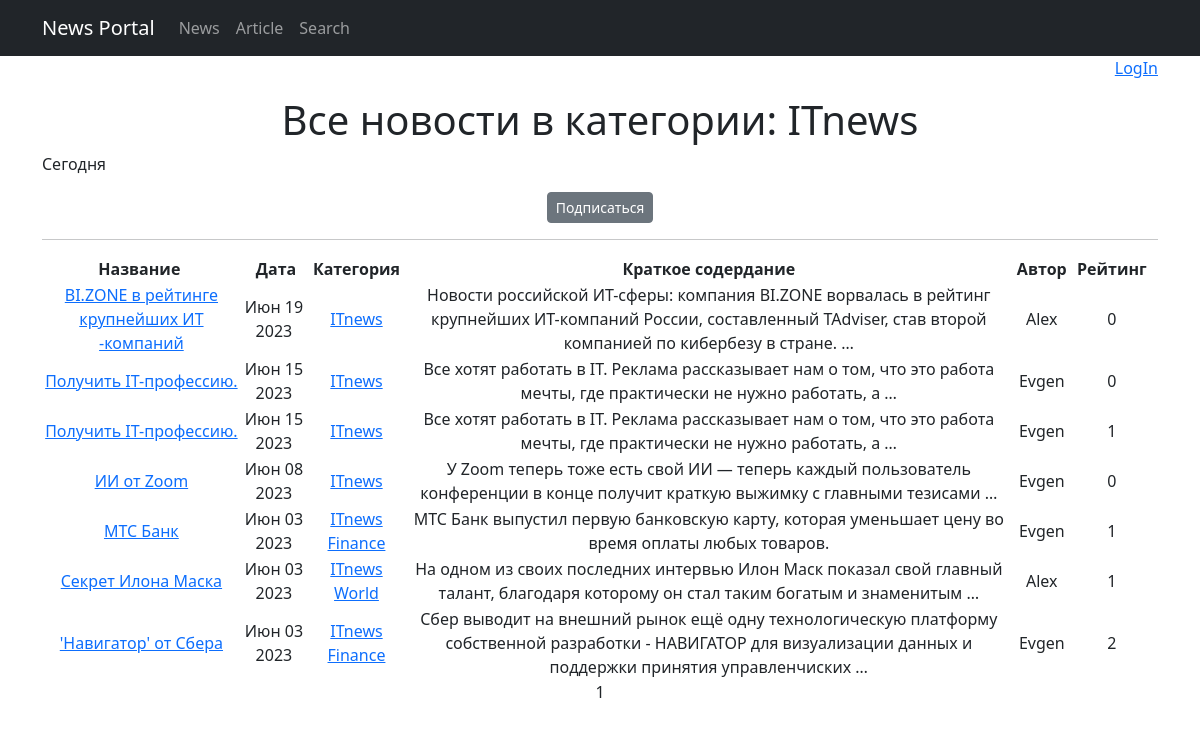
/categories/2, run on an earlier commit of the app's database.
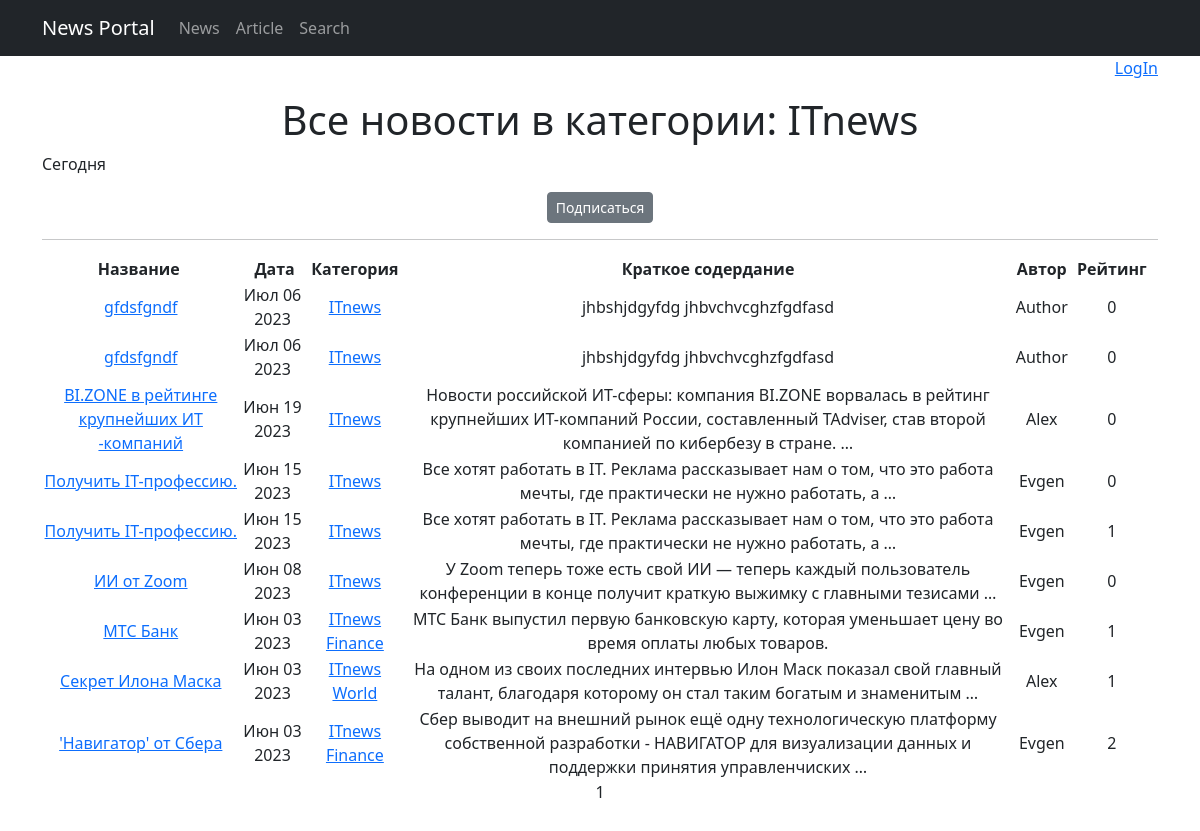
And on a later commit of the database.
### news/models.py (models this page shows, shortened)
class Post(models.Model):
    postAuthor = models.ForeignKey(Author, on_delete=models.CASCADE)
    NEWS = 'NW'
    ARTICLE = 'AR'
    choose_post = (
        (NEWS, "Новость"),
        (ARTICLE, "Статья")
    )
    postType = models.CharField(max_length=2, choices=choose_post, default=NEWS)
    date_creation = models.DateTimeField(auto_now_add=True)
    postCategory = models.ManyToManyField(Category, through='PostCategory')
    title = models.CharField(max_length=128)
    text = models.TextField()
    rating = models.SmallIntegerField(default=0)
    def get_absolute_url(self):
        return reverse('news_detail', args=[str(self.id)])

class Category(models.Model):
    category = models.CharField(max_length=64, unique=True)
    subscribers = models.ManyToManyField(User, blank=True, related_name='categories')
    def __str__(self):
        return self.category

class Author(models.Model):
    authorUser = models.OneToOneField(User, on_delete=models.CASCADE)
    rating = models.SmallIntegerField(default=0)

### news/views.py (the view)
# urls.py: path('categories/<int:pk>', Category_List_View.as_view(), name='category_list'),
class Category_List_View(ListView):
    model = Post
    template_name = 'news/category_news.html'
    context_object_name = 'category_news'
    paginate_by = 10
    def get_queryset(self):
        self.category = get_object_or_404(Category, id=self.kwargs['pk'])
        quoryset = Post.objects.filter(postCategory=self.category).order_by('-date_creation')
        return quoryset
    def get_context_data(self, **kwargs):
        context = super().get_context_data(**kwargs)
        context['is_not_subscriber'] = self.request.user not in self.category.subscribers.all()
        context['category'] = self.category
        return context

### templates/news/category_news.html (shortened to what this page needs)
{% extends 'flatpages/default.html' %}
{% load custom_filters %}
{% load custom_tegs %}
{% block content %}
{% if is_author %}
    <p style="text-align: right;">Вы вошли как автор: {{ request.user.username }}</p>
    <p style="text-align: right;"><a href="{% url 'logout' %}">LogOut</a> </p>
{% elif is_authent and not is_author %}
    <p style="text-align: right;">Вы вошли как пользователь: {{ request.user.username }}</p>
    <p style="text-align: right;"><a href="{% url 'logout' %}">LogOut</a> </p>
{% else %}
    <p style="text-align: right;">
    <a href="http://127.0.0.1:8000/accounts/login">LogIn</a>
    </p>
{% endif %}
<h1 xmlns="http://www.w3.org/1999/html">Все новости в категории: {{ category }}</h1>
   <p style="text-align: left;">Сегодня {{ time_now|date:'M d Y' }}</p>
{% if is_not_subscriber %}
<p class="text-center"><a href="{% url 'subscribe' category.id %}" class="btn btn-secondary btn-sm">Подписаться</a></p>
{% else %}
<p class="text-center"><a href="{% url 'unsubscribe' category.id %}" class="btn btn-secondary btn-sm">Oтписаться</a></p>
{% endif %}
   <hr>
    {% if category_news %}
        <table>
            <tr>
                <th>Название&nbsp;</th>
                <th>&nbsp;Дата</th>
                <th>Категория</th>
                <th>&nbsp;Краткое содердание&nbsp;</th>
                <th>&nbsp;Автор&nbsp;</th>
                <th>&nbsp;Рейтинг&nbsp;</th>
            </tr>
            {% for news in category_news|dictsortreversed:'date_creation' %}
            <tr>
                <td><a href="{{ news.get_absolute_url }}">{{ news.title}}</a></td>
                <td>{{ news.date_creation|date:'M d Y' }}</td>
                <td>
                    {% for c in news.postCategory.all %}
                        <a href="{% url 'category_list' category.id %}">{{ c.category }}</a>
                    {% endfor %}
                </td>
                <td>{{ news.text|truncatewords:20 }}</td>
                <td>{{ news.postAuthor.authorUser.username }}</td>
                <td>{{ news.rating }}</td>
                <td><p>&nbsp;</p></td>
            </tr>
            {% endfor %}
        </table>
    {% else %}
       <h2>Новостей нет!</h2>
    {% endif %}
        {{ page_obj.number }}
        <p>&nbsp;</p>
{% endblock content %}

What changed in the data, as far as the page shows it:
added Post: title "gfdsfgndf", date_creation "Июл 06 2023", text "jhbshjdgyfdg jhbvchvcghzfgdfasd", postAuthor.authorUser.username "Author", rating "0", Category (category "ITnews")
added Post: title "gfdsfgndf", date_creation "Июл 06 2023", text "jhbshjdgyfdg jhbvchvcghzfgdfasd", postAuthor.authorUser.username "Author", rating "0", Category (category "ITnews")
